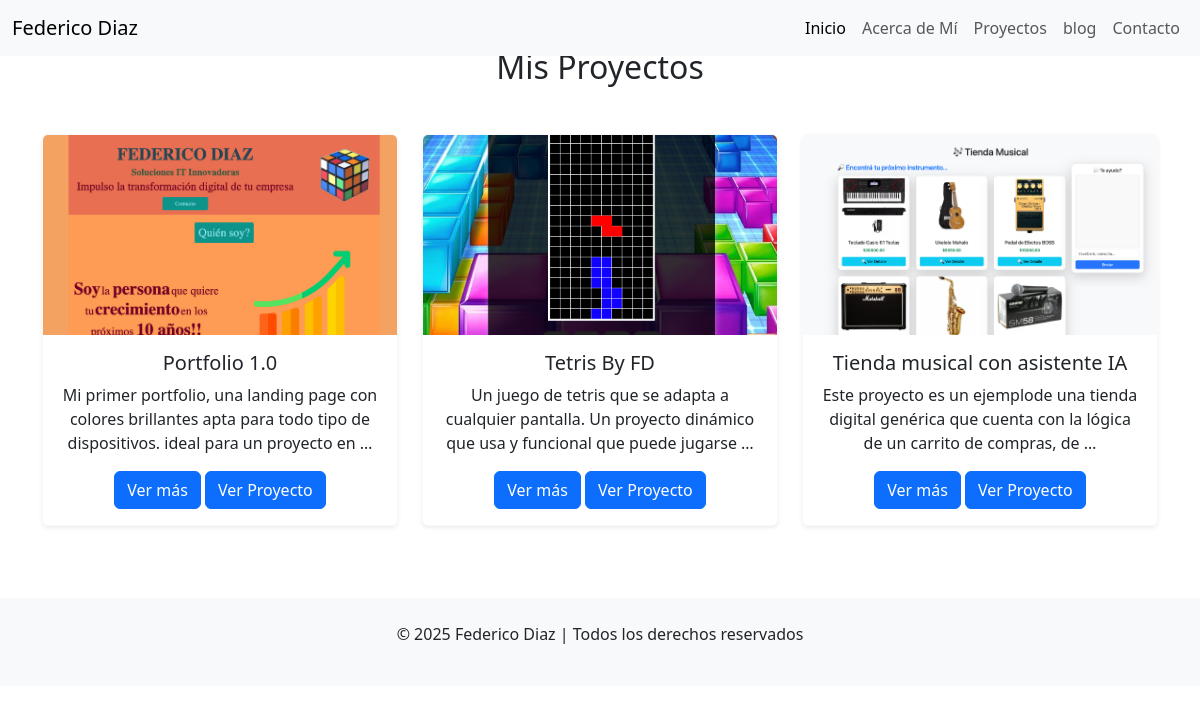
/proyectos/, run on an earlier commit of the app's database.
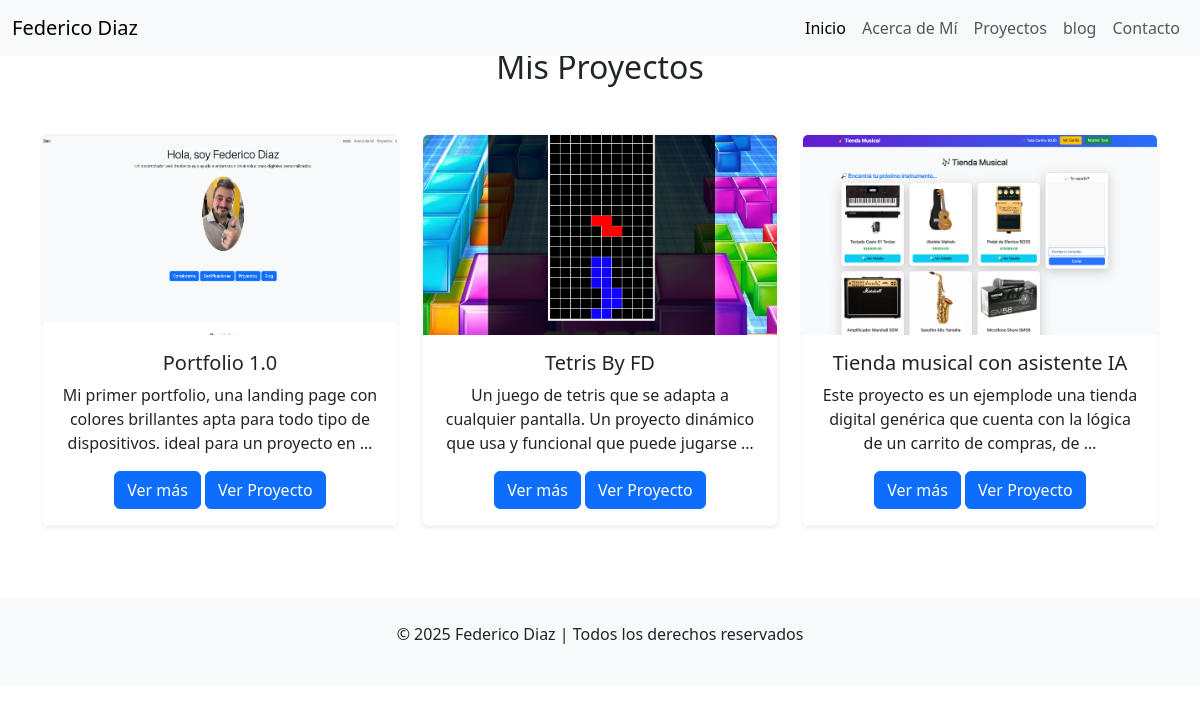
And on a later commit of the database.
### my_site/models.py (models this page shows, shortened)
class Proyecto(models.Model):
    titulo = models.CharField(max_length=200)
    descripcion = models.TextField()
    imagen = models.ImageField(upload_to='proyectos/')
    enlace = models.URLField(max_length=200, blank=True, null=True)  # Si deseas agregar enlaces a tus proyectos

### my_site/views.py (the view)
# urls.py: path('proyectos/', views.proyectos, name='proyectos'),
def proyectos(request):
    proyectos = Proyecto.objects.all()
    return render(request, 'proyectos.html', {'proyectos': proyectos})

### my_site/templates/proyectos.html (shortened to what this page needs)
<!DOCTYPE html>
<html lang="en">
<head>
    {% load static %}
    <link
      href="https://cdn.jsdelivr.net/npm/aos@2.3.4/dist/aos.css"
      rel="stylesheet"
    />
    <link
      href="https://cdn.jsdelivr.net/npm/bootstrap@5.3.0-alpha1/dist/css/bootstrap.min.css"
      rel="stylesheet"
    />
</head>
<body>
<nav class="navbar navbar-expand-lg navbar-light bg-light fixed-top">
    <div class="container-fluid">
      <a class="navbar-brand" href="/">Federico Diaz</a>
      <div class="collapse navbar-collapse" id="navbarNav">
        <ul class="navbar-nav ms-auto">
          <li class="nav-item">
            <a class="nav-link active" aria-current="page" href="/">Inicio</a>
          </li>
          <li class="nav-item">
            <a class="nav-link" href="{% url 'about' %}">Acerca de Mí</a>
        </li>
          <li class="nav-item">
            <a class="nav-link" href="{% url 'proyectos' %}">Proyectos</a>
          </li>
          <li class="nav-item">
            <a class="nav-link" href="{% url 'blog-list' %}">blog</a>
          </li>
          <li class="nav-item">
            <a class="nav-link" href="{% url 'contacto' %}">Contacto</a>
          </li>
        </ul>
      </div>
    </div>
  </nav>
{% block content %}
    <div class="container mt-5">
        <h2 class="text-center mb-5" data-aos="fade-up">Mis Proyectos</h2>
        <div class="row">
            {% for proyecto in proyectos %}
                <div class="col-md-4 mb-4" data-aos="fade-up" data-aos-duration="1500">
                    <div class="card shadow-sm border-light rounded">
                        <img src="{{ proyecto.imagen.url }}" class="card-img-top" alt="{{ proyecto.titulo }}">
                        <div class="card-body">
                            <h5 class="card-title">{{ proyecto.titulo }}</h5>
                            <p class="card-text">{{ proyecto.descripcion|truncatewords:20|safe }}</p>
                            <a href="{% url 'proyecto-detalle' proyecto.id %} " class="btn btn-primary">Ver más</a>
                            {% if proyecto.enlace %}
                                <a href="{{ proyecto.enlace }}" class="btn btn-primary" target="_blank">Ver Proyecto</a>
                            {% endif %}
                        </div>
                    </div>
                </div>
            {% endfor %}
        </div>
    </div>
    <footer class="text-center mt-5 py-4 bg-light">
      <p>&copy; 2025 Federico Diaz | Todos los derechos reservados</p>
    </footer>
{% endblock %}
</body>
</html>

What changed in the data, as far as the page shows it:
changed Proyecto "Portfolio 1.0": imagen: a different picture
changed Proyecto "Tienda musical con asistente IA": imagen: a different picture
